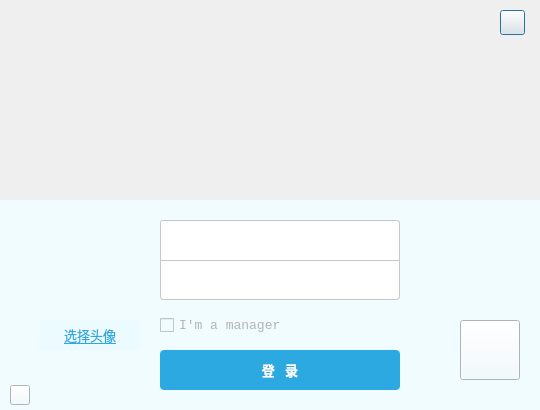
<?xml version="1.0" encoding="UTF-8"?>
<ui version="4.0">
 <class>LogInDialog</class>
 <widget class="QDialog" name="LogInDialog">
  <property name="geometry">
   <rect>
    <x>0</x>
    <y>0</y>
    <width>540</width>
    <height>410</height>
   </rect>
  </property>
  <property name="windowTitle">
   <string>Login</string>
  </property>
  <property name="windowIcon">
   <iconset resource="Resources/buttons.qrc">
    <normaloff>:/img_ico/airlines.ico</normaloff>:/img_ico/airlines.ico</iconset>
  </property>
  <widget class="QWidget" name="widget" native="true">
   <property name="geometry">
    <rect>
     <x>0</x>
     <y>0</y>
     <width>540</width>
     <height>410</height>
    </rect>
   </property>
   <property name="styleSheet">
    <string notr="true"/>
   </property>
   <widget class="QLabel" name="upperImageLabel">
    <property name="geometry">
     <rect>
      <x>0</x>
      <y>0</y>
      <width>540</width>
      <height>200</height>
     </rect>
    </property>
    <property name="styleSheet">
     <string notr="true">border-image: url(:/img_background/loginBackground_3.png);</string>
    </property>
    <property name="text">
     <string/>
    </property>
    <property name="margin">
     <number>2</number>
    </property>
   </widget>
   <widget class="QPushButton" name="exitButton">
    <property name="geometry">
     <rect>
      <x>500</x>
      <y>10</y>
      <width>25</width>
      <height>25</height>
     </rect>
    </property>
    <property name="styleSheet">
     <string notr="true">QPushButton#exitButton{border-image: url(:/img_normal/exit.png);}
QPushButton#exitButton:hover{border-image: url(:/img_hover/exit_hover.png);}
</string>
    </property>
    <property name="text">
     <string/>
    </property>
   </widget>
   <widget class="QWidget" name="widget_2" native="true">
    <property name="geometry">
     <rect>
      <x>0</x>
      <y>200</y>
      <width>540</width>
      <height>210</height>
     </rect>
    </property>
    <property name="font">
     <font>
      <family>Adobe Arabic</family>
      <pointsize>10</pointsize>
     </font>
    </property>
    <property name="styleSheet">
     <string notr="true">background-color: rgb(240, 252, 255);</string>
    </property>
    <widget class="QCheckBox" name="managerCheckBox">
     <property name="geometry">
      <rect>
       <x>160</x>
       <y>110</y>
       <width>260</width>
       <height>30</height>
      </rect>
     </property>
     <property name="font">
      <font>
       <family>Consolas</family>
       <pointsize>10</pointsize>
      </font>
     </property>
     <property name="styleSheet">
      <string notr="true">QCheckBox{color: rgb(180, 180, 180);}
QCheckBox:hover{color:rgb(100,100,100);}
QCheckBox:checked{color:rgb(100,100,100);}</string>
     </property>
     <property name="text">
      <string>I'm a manager</string>
     </property>
    </widget>
    <widget class="QLabel" name="headLabel">
     <property name="geometry">
      <rect>
       <x>40</x>
       <y>20</y>
       <width>100</width>
       <height>100</height>
      </rect>
     </property>
     <property name="styleSheet">
      <string notr="true">border-image: url(:/img_background/no_head.png);</string>
     </property>
     <property name="locale">
      <locale language="English" country="UnitedStates"/>
     </property>
     <property name="text">
      <string/>
     </property>
    </widget>
    <widget class="QPushButton" name="loginButton">
     <property name="geometry">
      <rect>
       <x>160</x>
       <y>150</y>
       <width>240</width>
       <height>40</height>
      </rect>
     </property>
     <property name="font">
      <font>
       <family>等线</family>
       <pointsize>10</pointsize>
       <weight>75</weight>
       <bold>true</bold>
      </font>
     </property>
     <property name="cursor">
      <cursorShape>PointingHandCursor</cursorShape>
     </property>
     <property name="styleSheet">
      <string notr="true">QPushButton#loginButton{border-radius:4px;
background-color:/*#44cef6;*/
#2ca9e1;
color:#ffffff}
QPushButton#loginButton:hover{background-color:#44cef6;}
QPushButton#loginButton:pressed{background-color:#007bbb}</string>
     </property>
     <property name="text">
      <string>登   录</string>
     </property>
    </widget>
    <widget class="QLineEdit" name="userNameLineEdit">
     <property name="geometry">
      <rect>
       <x>160</x>
       <y>20</y>
       <width>240</width>
       <height>40</height>
      </rect>
     </property>
     <property name="font">
      <font>
       <family>Consolas</family>
       <pointsize>12</pointsize>
      </font>
     </property>
     <property name="styleSheet">
      <string notr="true">QLineEdit#userNameLineEdit:hover{border: 1px solid blue}
QLineEdit#userNameLineEdit{
border-top-left-radius:3px;
border-top-right-radius:3px;
border-left:1px solid rgb(200, 200, 200);
border-right:1px solid  rgb(200, 200, 200);;

border-top:1px solid  rgb(200, 200, 200);
background:#ffffff;
padding:5px;}</string>
     </property>
     <property name="cursorPosition">
      <number>0</number>
     </property>
     <property name="placeholderText">
      <string/>
     </property>
    </widget>
    <widget class="QLineEdit" name="passwordLineEdit">
     <property name="geometry">
      <rect>
       <x>160</x>
       <y>60</y>
       <width>240</width>
       <height>40</height>
      </rect>
     </property>
     <property name="font">
      <font>
       <family>Adobe Arabic</family>
       <pointsize>10</pointsize>
      </font>
     </property>
     <property name="styleSheet">
      <string notr="true">QLineEdit#passwordLineEdit{border-bottom-left-radius:3px;;
border-bottom-right-radius:3px;
border-left:1px solid rgb(200, 200, 200);;
border-right:1px solid rgb(200, 200, 200);;
border-bottom:1px solid rgb(200, 200, 200);;
border-top:1px solid rgb(200, 200, 200);
background:#ffffff;
padding:5px}
QLineEdit#passwordLineEdit:hover
{border:1px solid blue}</string>
     </property>
     <property name="echoMode">
      <enum>QLineEdit::Password</enum>
     </property>
    </widget>
    <widget class="QPushButton" name="helpButton">
     <property name="geometry">
      <rect>
       <x>10</x>
       <y>185</y>
       <width>20</width>
       <height>20</height>
      </rect>
     </property>
     <property name="styleSheet">
      <string notr="true">QPushButton#helpButton{
	border-image: url(:/img_normal/help_normal.png);}
QPushButton#helpButton{
	
	border-image: url(:/img_hover/help_hover.png);}</string>
     </property>
     <property name="text">
      <string/>
     </property>
    </widget>
    <widget class="QPushButton" name="registerButton">
     <property name="geometry">
      <rect>
       <x>460</x>
       <y>120</y>
       <width>60</width>
       <height>60</height>
      </rect>
     </property>
     <property name="cursor">
      <cursorShape>PointingHandCursor</cursorShape>
     </property>
     <property name="toolTip">
      <string>&lt;html&gt;&lt;head/&gt;&lt;body&gt;&lt;p&gt;注册&lt;/p&gt;&lt;/body&gt;&lt;/html&gt;</string>
     </property>
     <property name="styleSheet">
      <string notr="true">QPushButton#registerButton{border-image: url(:/img_normal/register.png);}
QPushButton#registerButton:hover{border-image: url(:/img_hover/register_hover.png);}
QPushButton#registerButton:pressed{border-image: url(:/img_normal/register.png);}
</string>
     </property>
     <property name="text">
      <string/>
     </property>
    </widget>
    <widget class="QLabel" name="nameWarningLabel">
     <property name="geometry">
      <rect>
       <x>420</x>
       <y>25</y>
       <width>30</width>
       <height>30</height>
      </rect>
     </property>
     <property name="font">
      <font>
       <family>Microsoft YaHei</family>
       <pointsize>9</pointsize>
      </font>
     </property>
     <property name="toolTip">
      <string/>
     </property>
     <property name="styleSheet">
      <string notr="true">border-image: url(:/img_normal/warning.png);</string>
     </property>
     <property name="text">
      <string/>
     </property>
    </widget>
    <widget class="QLabel" name="passwordWarningLabel">
     <property name="geometry">
      <rect>
       <x>420</x>
       <y>65</y>
       <width>30</width>
       <height>30</height>
      </rect>
     </property>
     <property name="font">
      <font>
       <family>Microsoft YaHei</family>
       <pointsize>9</pointsize>
      </font>
     </property>
     <property name="toolTip">
      <string/>
     </property>
     <property name="styleSheet">
      <string notr="true">border-image: url(:/img_normal/warning.png);</string>
     </property>
     <property name="text">
      <string/>
     </property>
    </widget>
    <widget class="QPushButton" name="headSelectButton">
     <property name="geometry">
      <rect>
       <x>40</x>
       <y>120</y>
       <width>100</width>
       <height>30</height>
      </rect>
     </property>
     <property name="font">
      <font>
       <family>等线 Light</family>
       <pointsize>10</pointsize>
       <underline>true</underline>
      </font>
     </property>
     <property name="cursor">
      <cursorShape>PointingHandCursor</cursorShape>
     </property>
     <property name="styleSheet">
      <string notr="true">QPushButton#headSelectButton{border:none
;color:#2ca9e1;background-color:rgb(235,251,255)}QPushButton#headSelectButton:hover{color:#44cef6;}
QPushButton#headSelectButton:pressed{color:#007bbb}</string>
     </property>
     <property name="text">
      <string>选择头像</string>
     </property>
     <property name="flat">
      <bool>true</bool>
     </property>
    </widget>
   </widget>
  </widget>
 </widget>
 <tabstops>
  <tabstop>userNameLineEdit</tabstop>
  <tabstop>passwordLineEdit</tabstop>
  <tabstop>managerCheckBox</tabstop>
  <tabstop>loginButton</tabstop>
  <tabstop>exitButton</tabstop>
 </tabstops>
 <resources>
  <include location="Resources/buttons.qrc"/>
 </resources>
 <connections/>
</ui>
